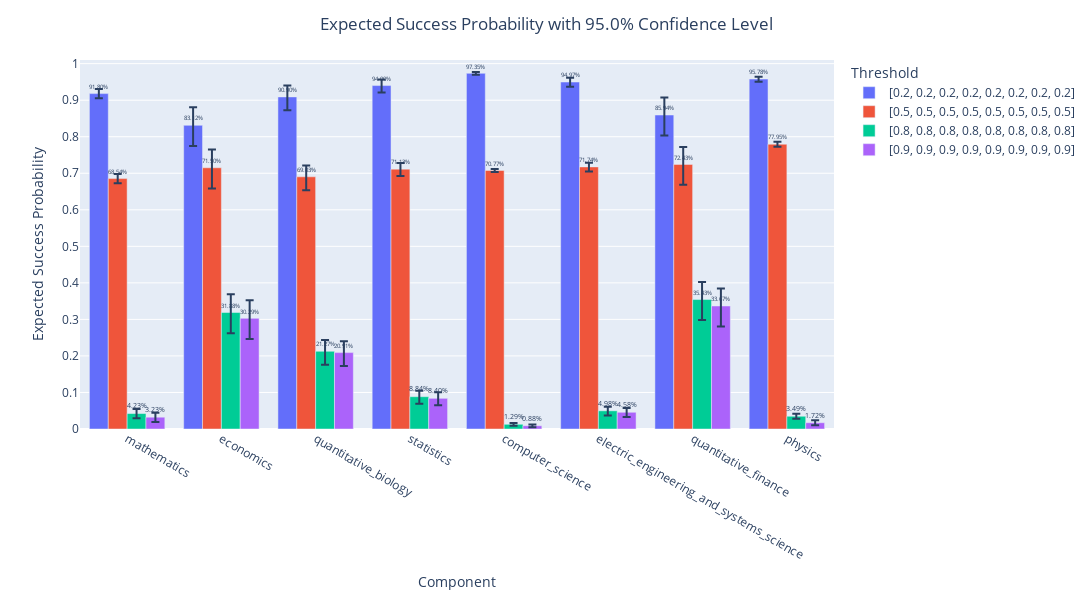

Here is the notebook cell this chart was saved with:
### Code cell
#use the total result as prior information to re-estimate p by categories. Got smaller CIs.
df=[]
threshold=[[0.2]*8, [0.5]*8, [0.8]*8, [0.9]*8]
alphalevel=0.05
alpha=[35838/625]*8
beta=[13937/635]*8

for i in range(len(df2)):
    df.append( (df2['Name'][i], df2['Cosim_Values'][i]) )
df=dict(df)

result = Bayes(df, threshold, alpha, beta, alphalevel, direction="greater")
display(result.res)
result.Plot_Bayes(yrange=[0,1.01,0.1], height=600)

### Figure 1 — Plotly figure (JSON) as saved in the notebook; plotly's stock layout.template omitted (floating-point values rounded to 4 significant figures)
{"data": [{"alignmentgroup": "True", "error_y": {"array": [0.0123, 0.0498, 0.0311, 0.0165, 0.0038, 0.0114, 0.0479, 0.0065, 0.0212, 0.0619, 0.0532, 0.0334, 0.0109, 0.0246, 0.0643, 0.0139, 0.0097, 0.0679, 0.0503, 0.0224, 0.0029, 0.0127, 0.0732, 0.0064, 0.0087, 0.0672, 0.0499, 0.022, 0.0024, 0.0122, 0.0725, 0.0047], "arrayminus": [0.013, 0.0564, 0.0366, 0.019, 0.004, 0.0127, 0.0559, 0.0071, 0.0216, 0.0662, 0.0559, 0.0345, 0.0111, 0.0253, 0.0693, 0.0142, 0.0088, 0.0643, 0.0463, 0.0201, 0.0026, 0.0114, 0.0699, 0.006, 0.0076, 0.0632, 0.046, 0.0196, 0.0021, 0.0109, 0.0688, 0.0041], "symmetric": false, "type": "data"}, "hovertemplate": "Threshold=[0.2, 0.2, 0.2, 0.2, 0.2, 0.2, 0.2, 0.2]<br>Component=%{x}<br>Expected Success Probability=%{y}<br>text=%{text}<extra></extra>", "legendgroup": "[0.2, 0.2, 0.2, 0.2, 0.2, 0.2, 0.2, 0.2]", "marker": {"color": "#636efa", "pattern": {"shape": ""}}, "name": "[0.2, 0.2, 0.2, 0.2, 0.2, 0.2, 0.2, 0.2]", "offsetgroup": "[0.2, 0.2, 0.2, 0.2, 0.2, 0.2, 0.2, 0.2]", "orientation": "v", "showlegend": true, "text": ["91.80%", "83.12%", "90.90%", "94.00%", "97.35%", "94.97%", "85.94%", "95.78%"], "textfont": {"size": 12}, "textposition": "outside", "type": "bar", "x": ["mathematics", "economics", "quantitative_biology", "statistics", "computer_science", "electric_engineering_and_systems_science", "quantitative_finance", "physics"], "xaxis": "x", "y": [0.918, 0.8312, 0.909, 0.94, 0.9735, 0.9497, 0.8594, 0.9578], "yaxis": "y"}, {"alignmentgroup": "True", "error_y": {"array": [0.0123, 0.0498, 0.0311, 0.0165, 0.0038, 0.0114, 0.0479, 0.0065, 0.0212, 0.0619, 0.0532, 0.0334, 0.0109, 0.0246, 0.0643, 0.0139, 0.0097, 0.0679, 0.0503, 0.0224, 0.0029, 0.0127, 0.0732, 0.0064, 0.0087, 0.0672, 0.0499, 0.022, 0.0024, 0.0122, 0.0725, 0.0047], "arrayminus": [0.013, 0.0564, 0.0366, 0.019, 0.004, 0.0127, 0.0559, 0.0071, 0.0216, 0.0662, 0.0559, 0.0345, 0.0111, 0.0253, 0.0693, 0.0142, 0.0088, 0.0643, 0.0463, 0.0201, 0.0026, 0.0114, 0.0699, 0.006, 0.0076, 0.0632, 0.046, 0.0196, 0.0021, 0.0109, 0.0688, 0.0041], "symmetric": false, "type": "data"}, "hovertemplate": "Threshold=[0.5, 0.5, 0.5, 0.5, 0.5, 0.5, 0.5, 0.5]<br>Component=%{x}<br>Expected Success Probability=%{y}<br>text=%{text}<extra></extra>", "legendgroup": "[0.5, 0.5, 0.5, 0.5, 0.5, 0.5, 0.5, 0.5]", "marker": {"color": "#EF553B", "pattern": {"shape": ""}}, "name": "[0.5, 0.5, 0.5, 0.5, 0.5, 0.5, 0.5, 0.5]", "offsetgroup": "[0.5, 0.5, 0.5, 0.5, 0.5, 0.5, 0.5, 0.5]", "orientation": "v", "showlegend": true, "text": ["68.54%", "71.50%", "69.03%", "71.13%", "70.77%", "71.74%", "72.43%", "77.95%"], "textfont": {"size": 12}, "textposition": "outside", "type": "bar", "x": ["mathematics", "economics", "quantitative_biology", "statistics", "computer_science", "electric_engineering_and_systems_science", "quantitative_finance", "physics"], "xaxis": "x", "y": [0.6854, 0.715, 0.6903, 0.7113, 0.7077, 0.7174, 0.7243, 0.7795], "yaxis": "y"}, {"alignmentgroup": "True", "error_y": {"array": [0.0123, 0.0498, 0.0311, 0.0165, 0.0038, 0.0114, 0.0479, 0.0065, 0.0212, 0.0619, 0.0532, 0.0334, 0.0109, 0.0246, 0.0643, 0.0139, 0.0097, 0.0679, 0.0503, 0.0224, 0.0029, 0.0127, 0.0732, 0.0064, 0.0087, 0.0672, 0.0499, 0.022, 0.0024, 0.0122, 0.0725, 0.0047], "arrayminus": [0.013, 0.0564, 0.0366, 0.019, 0.004, 0.0127, 0.0559, 0.0071, 0.0216, 0.0662, 0.0559, 0.0345, 0.0111, 0.0253, 0.0693, 0.0142, 0.0088, 0.0643, 0.0463, 0.0201, 0.0026, 0.0114, 0.0699, 0.006, 0.0076, 0.0632, 0.046, 0.0196, 0.0021, 0.0109, 0.0688, 0.0041], "symmetric": false, "type": "data"}, "hovertemplate": "Threshold=[0.8, 0.8, 0.8, 0.8, 0.8, 0.8, 0.8, 0.8]<br>Component=%{x}<br>Expected Success Probability=%{y}<br>text=%{text}<extra></extra>", "legendgroup": "[0.8, 0.8, 0.8, 0.8, 0.8, 0.8, 0.8, 0.8]", "marker": {"color": "#00cc96", "pattern": {"shape": ""}}, "name": "[0.8, 0.8, 0.8, 0.8, 0.8, 0.8, 0.8, 0.8]", "offsetgroup": "[0.8, 0.8, 0.8, 0.8, 0.8, 0.8, 0.8, 0.8]", "orientation": "v", "showlegend": true, "text": ["4.23%", "31.88%", "21.27%", "8.84%", "1.29%", "4.98%", "35.43%", "3.49%"], "textfont": {"size": 12}, "textposition": "outside", "type": "bar", "x": ["mathematics", "economics", "quantitative_biology", "statistics", "computer_science", "electric_engineering_and_systems_science", "quantitative_finance", "physics"], "xaxis": "x", "y": [0.0423, 0.3188, 0.2127, 0.0884, 0.0129, 0.0498, 0.3543, 0.0349], "yaxis": "y"}, {"alignmentgroup": "True", "error_y": {"array": [0.0123, 0.0498, 0.0311, 0.0165, 0.0038, 0.0114, 0.0479, 0.0065, 0.0212, 0.0619, 0.0532, 0.0334, 0.0109, 0.0246, 0.0643, 0.0139, 0.0097, 0.0679, 0.0503, 0.0224, 0.0029, 0.0127, 0.0732, 0.0064, 0.0087, 0.0672, 0.0499, 0.022, 0.0024, 0.0122, 0.0725, 0.0047], "arrayminus": [0.013, 0.0564, 0.0366, 0.019, 0.004, 0.0127, 0.0559, 0.0071, 0.0216, 0.0662, 0.0559, 0.0345, 0.0111, 0.0253, 0.0693, 0.0142, 0.0088, 0.0643, 0.0463, 0.0201, 0.0026, 0.0114, 0.0699, 0.006, 0.0076, 0.0632, 0.046, 0.0196, 0.0021, 0.0109, 0.0688, 0.0041], "symmetric": false, "type": "data"}, "hovertemplate": "Threshold=[0.9, 0.9, 0.9, 0.9, 0.9, 0.9, 0.9, 0.9]<br>Component=%{x}<br>Expected Success Probability=%{y}<br>text=%{text}<extra></extra>", "legendgroup": "[0.9, 0.9, 0.9, 0.9, 0.9, 0.9, 0.9, 0.9]", "marker": {"color": "#ab63fa", "pattern": {"shape": ""}}, "name": "[0.9, 0.9, 0.9, 0.9, 0.9, 0.9, 0.9, 0.9]", "offsetgroup": "[0.9, 0.9, 0.9, 0.9, 0.9, 0.9, 0.9, 0.9]", "orientation": "v", "showlegend": true, "text": ["3.23%", "30.29%", "20.91%", "8.40%", "0.88%", "4.58%", "33.67%", "1.72%"], "textfont": {"size": 12}, "textposition": "outside", "type": "bar", "x": ["mathematics", "economics", "quantitative_biology", "statistics", "computer_science", "electric_engineering_and_systems_science", "quantitative_finance", "physics"], "xaxis": "x", "y": [0.0323, 0.3029, 0.2091, 0.084, 0.0088, 0.0458, 0.3367, 0.0172], "yaxis": "y"}], "layout": {"barmode": "group", "height": 600, "legend": {"title": {"text": "Threshold"}, "tracegroupgap": 0}, "margin": {"t": 60}, "title": {"text": "Expected Success Probability with 95.0% Confidence Level", "x": 0.5}, "width": 1200, "xaxis": {"anchor": "y", "domain": [0, 1], "title": {"text": "Component"}}, "yaxis": {"anchor": "x", "domain": [0, 1], "dtick": 0.1, "range": [0, 1.01], "title": {"text": "Expected Success Probability"}}}}
